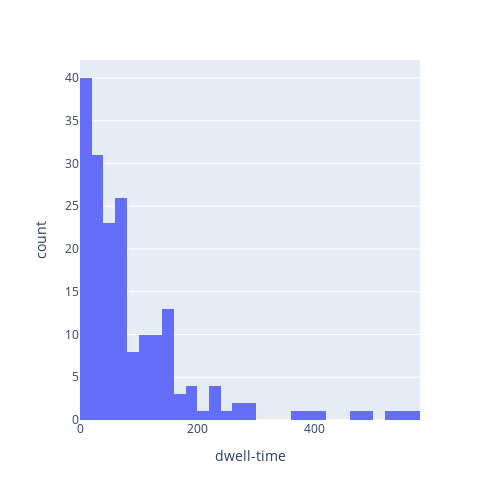
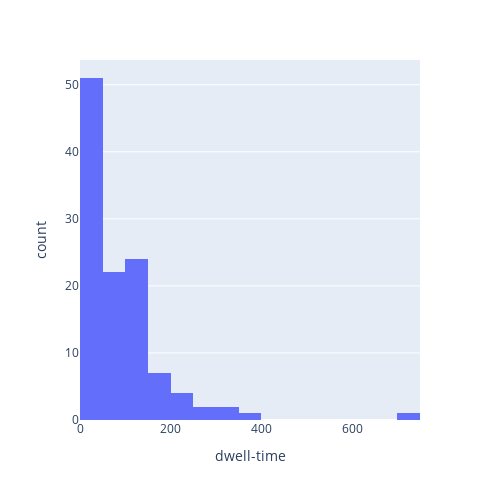

These figures' notebook cell, in order:
### Code cell
fig2 = px.histogram(
    df[df['site'] == 0]['dwell-time'],
    x='dwell-time',
    histfunc='count',
    nbins=30,
    height=500, width=500,
    labels={'Balance': 'Баланс, тыс. долларов'}
    )
fig2.show()

fig3 = px.histogram(
    df[df['site'] == 1]['dwell-time'],
    x='dwell-time',
    histfunc='count',
    nbins=30,
    height=500, width=500,
    labels={'Balance': 'Баланс, тыс. долларов'}
    )
fig3.show()

### Figure 1 — Plotly figure (JSON) as saved in the notebook; plotly's stock layout.template omitted (floating-point values rounded to 4 significant figures; data arrays with more than 128 entries replaced by an {"elided": "..."} marker saying what was removed)
{"data": [{"alignmentgroup": "True", "bingroup": "x", "histfunc": "count", "hovertemplate": "dwell-time=%{x}<br>count=%{y}<extra></extra>", "legendgroup": "", "marker": {"color": "#636efa", "pattern": {"shape": ""}}, "name": "", "nbinsx": 30, "offsetgroup": "", "orientation": "v", "showlegend": false, "type": "histogram", "x": {"elided": "186 int values"}, "xaxis": "x", "yaxis": "y"}], "layout": {"barmode": "relative", "height": 500, "legend": {"tracegroupgap": 0}, "margin": {"t": 60}, "width": 500, "xaxis": {"anchor": "y", "domain": [0, 1], "title": {"text": "dwell-time"}}, "yaxis": {"anchor": "x", "domain": [0, 1], "title": {"text": "count"}}}}

### Figure 2 — Plotly figure (JSON) as saved in the notebook; plotly's stock layout.template omitted (floating-point values rounded to 4 significant figures)
{"data": [{"alignmentgroup": "True", "bingroup": "x", "histfunc": "count", "hovertemplate": "dwell-time=%{x}<br>count=%{y}<extra></extra>", "legendgroup": "", "marker": {"color": "#636efa", "pattern": {"shape": ""}}, "name": "", "nbinsx": 30, "offsetgroup": "", "orientation": "v", "showlegend": false, "type": "histogram", "x": [48, 16, 169, 38, 336, 55, 2, 32, 21, 162, 23, 190, 107, 30, 145, 21, 78, 244, 68, 85, 72, 6, 44, 53, 140, 24, 22, 13, 80, 2, 289, 34, 28, 5, 1, 92, 67, 25, 232, 43, 131, 128, 131, 123, 66, 47, 112, 37, 48, 14, 46, 72, 69, 16, 140, 114, 63, 28, 46, 11, 41, 55, 259, 50, 113, 154, 91, 83, 121, 725, 109, 47, 6, 120, 300, 3, 23, 53, 155, 46, 21, 49, 1, 107, 85, 17, 3, 29, 26, 12, 3, 200, 135, 12, 8, 60, 22, 7, 19, 122, 83, 148, 186, 110, 107, 106, 366, 238, 100, 187, 11, 70, 100, 144], "xaxis": "x", "yaxis": "y"}], "layout": {"barmode": "relative", "height": 500, "legend": {"tracegroupgap": 0}, "margin": {"t": 60}, "width": 500, "xaxis": {"anchor": "y", "domain": [0, 1], "title": {"text": "dwell-time"}}, "yaxis": {"anchor": "x", "domain": [0, 1], "title": {"text": "count"}}}}
